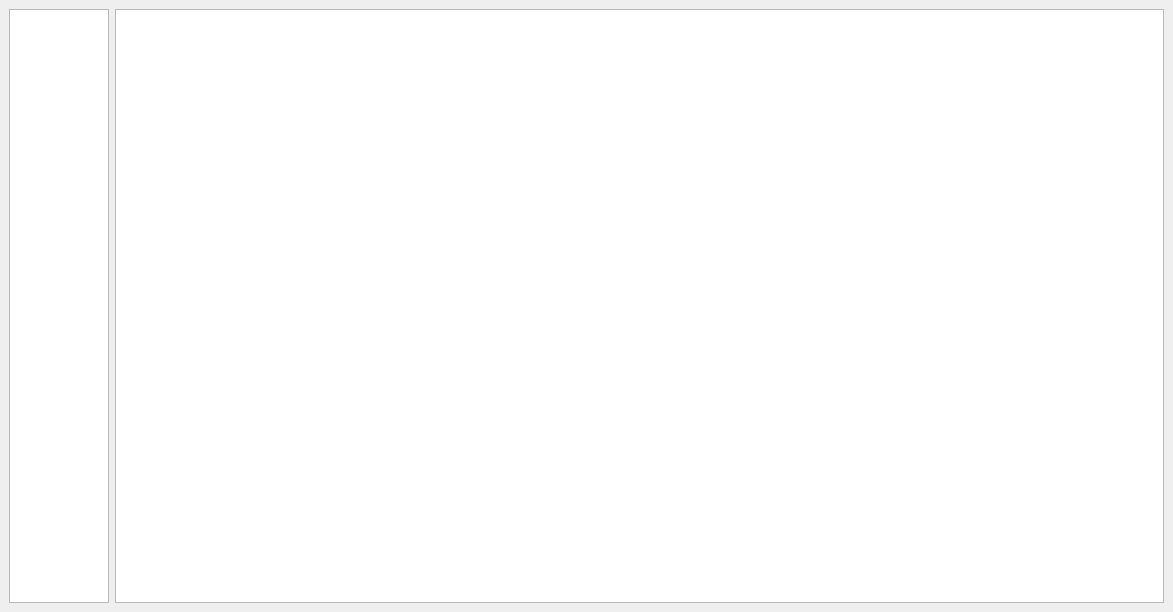
<?xml version="1.0" encoding="UTF-8"?>
<ui version="4.0">
 <class>MainWindow</class>
 <widget class="QMainWindow" name="MainWindow">
  <property name="geometry">
   <rect>
    <x>0</x>
    <y>0</y>
    <width>1173</width>
    <height>612</height>
   </rect>
  </property>
  <property name="sizePolicy">
   <sizepolicy hsizetype="Expanding" vsizetype="Expanding">
    <horstretch>0</horstretch>
    <verstretch>0</verstretch>
   </sizepolicy>
  </property>
  <property name="windowTitle">
   <string>MainWindow</string>
  </property>
  <widget class="QWidget" name="centralwidget">
   <layout class="QGridLayout" name="gridLayout">
    <item row="0" column="0">
     <widget class="QListWidget" name="listWidget">
      <property name="sizePolicy">
       <sizepolicy hsizetype="Fixed" vsizetype="Expanding">
        <horstretch>0</horstretch>
        <verstretch>0</verstretch>
       </sizepolicy>
      </property>
      <property name="minimumSize">
       <size>
        <width>100</width>
        <height>0</height>
       </size>
      </property>
      <property name="maximumSize">
       <size>
        <width>100</width>
        <height>16777215</height>
       </size>
      </property>
     </widget>
    </item>
    <item row="0" column="1">
     <widget class="QTableView" name="tableView_2"/>
    </item>
   </layout>
  </widget>
 </widget>
 <resources/>
 <connections/>
</ui>
